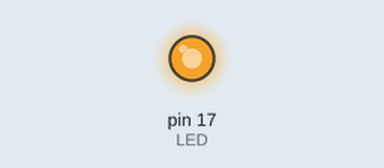
A sketch run on a simulated Arduino Uno, built with avr-gcc and run on an emulated ATmega328P. On the bench: output pins drawn as LEDs (lit = HIGH).

Above: at 0.1 s.
Timing chart, 0 to 1.6 s (numbered marks = the images above):
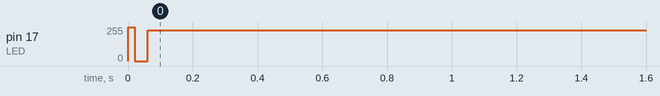

Measured:
- by itself, pin 17 (LED): 0/255 → 230/255 at 0.00 s

The sketch:

084_227_0.ino
```cpp
const int LED = 17;

void setup() {
  pinMode(LED, OUTPUT);
}

void loop() {
  digitalWrite(LED, LOW);
  delay(1);
  digitalWrite(LED, HIGH);
  delay(9);
}
```
